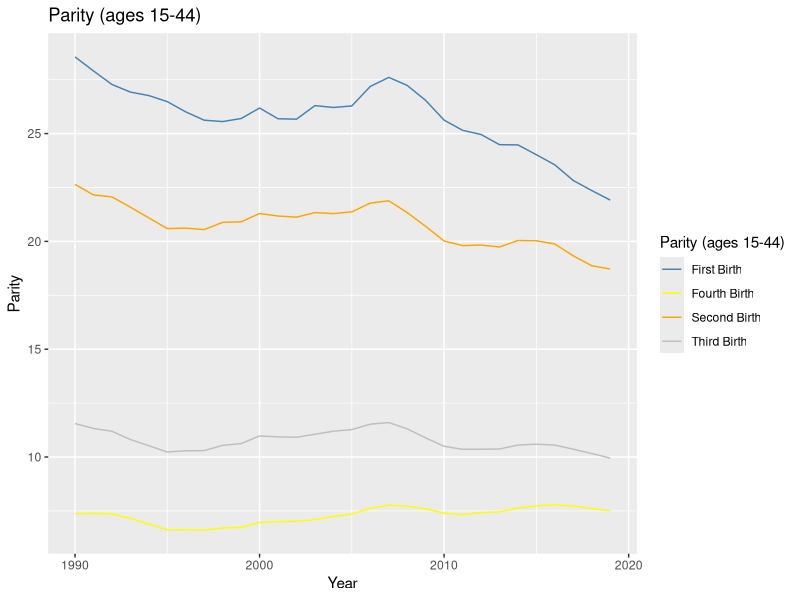

The R source for this figure:
#### load the libraies we need ####
library(tidyverse)
library(dplyr)
library(here)
library(ggplot2)
library(haven)

# Import the dta
birth_pop <- read_dta(here::here("inputs/data/nchs_births_pop_1990_2019.dta"))
# Import the dta
age_race_pop <- read_dta(here::here("inputs/data/age_race_comp_seer.dta"))
# Mege two dta together
merged_data <- merge(birth_pop, age_race_pop, by = c("stname", "year"))

# Define new column
merged_data$pop2044 <- with(merged_data, `pop2024.y` + `pop2534.y` + `pop3544.y`)
# use a group by to get the sum
merged_data_grouped_by <- group_by(merged_data, year) %>% summarise(fb_sum = sum(numbirth_firstbirth), sb_sum = sum(numbirth_secondbirth), tb_sum = sum(numbirth_thirdbirth), fbp_sum = sum(numbirth_fourthbirth), pop_sum = sum(pop1544))

#define new columns based on existing columns
merged_data_grouped_by$brith_rate_fb <- with(merged_data_grouped_by, fb_sum / `pop_sum` * 1000)
merged_data_grouped_by$brith_rate_sb <- with(merged_data_grouped_by, sb_sum / `pop_sum` * 1000)
merged_data_grouped_by$brith_rate_tb <- with(merged_data_grouped_by, tb_sum / `pop_sum` * 1000)
merged_data_grouped_by$brith_rate_fbp <- with(merged_data_grouped_by, fbp_sum / `pop_sum` * 1000)

# merge the plot and add legends
ggplot(merged_data_grouped_by, aes(x=year)) + 
  geom_line(aes(y = brith_rate_fb, color = "First Birth")) + 
  geom_line(aes(y = brith_rate_sb, color="Second Birth")) +
  geom_line(aes(y = brith_rate_tb, color="Third Birth")) +
  geom_line(aes(y = brith_rate_fbp, color="Fourth Birth")) +
  scale_color_manual(name = "Parity (ages 15-44)", 
                     values = c("First Birth" = "steelblue", 
                                "Second Birth" = "orange", 
                                "Third Birth" = "gray", 
                                "Fourth Birth" = "yellow")) + 
  xlab("Year") + ylab("Parity") + ggtitle("Parity (ages 15-44)")














